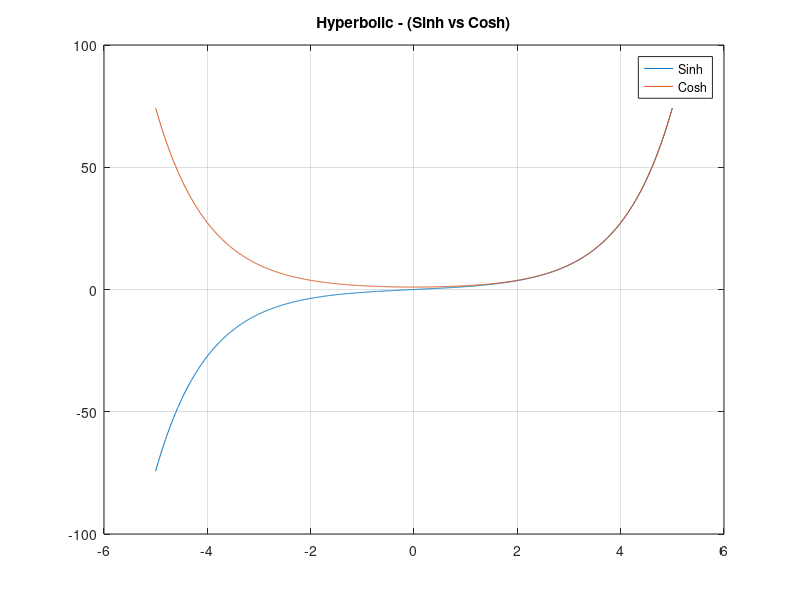
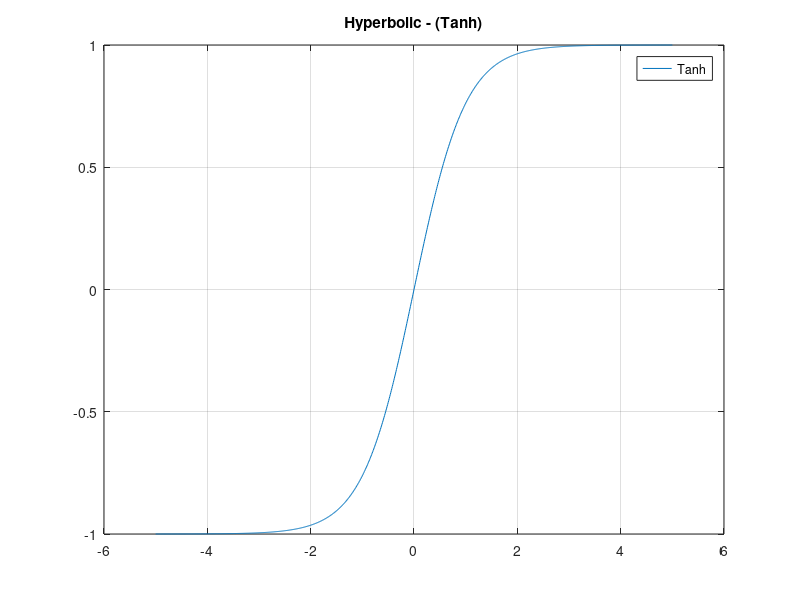

These figures' MATLAB source, in order:
#figure('Trigonometry');
figure('name','Trigonometry - Sinh vs Cosh');
%x=[-pi:0.01:pi];
x = -5:0.01:5;

y = sinh(x);
y2 = cosh(x);

% Plot the signal versus time:
plot(x,y);
hold on;
plot(x,y2);
grid on;
%xlabel('time (in seconds)');
title('Hyperbolic - (Sinh vs Cosh)');
legend('Sinh', 'Cosh')

figure('name','Trigonometry - Tanh');

y3 = tanh(x);

plot(x,y3);
grid on;

title('Hyperbolic - (Tanh)');
legend('Tanh')
